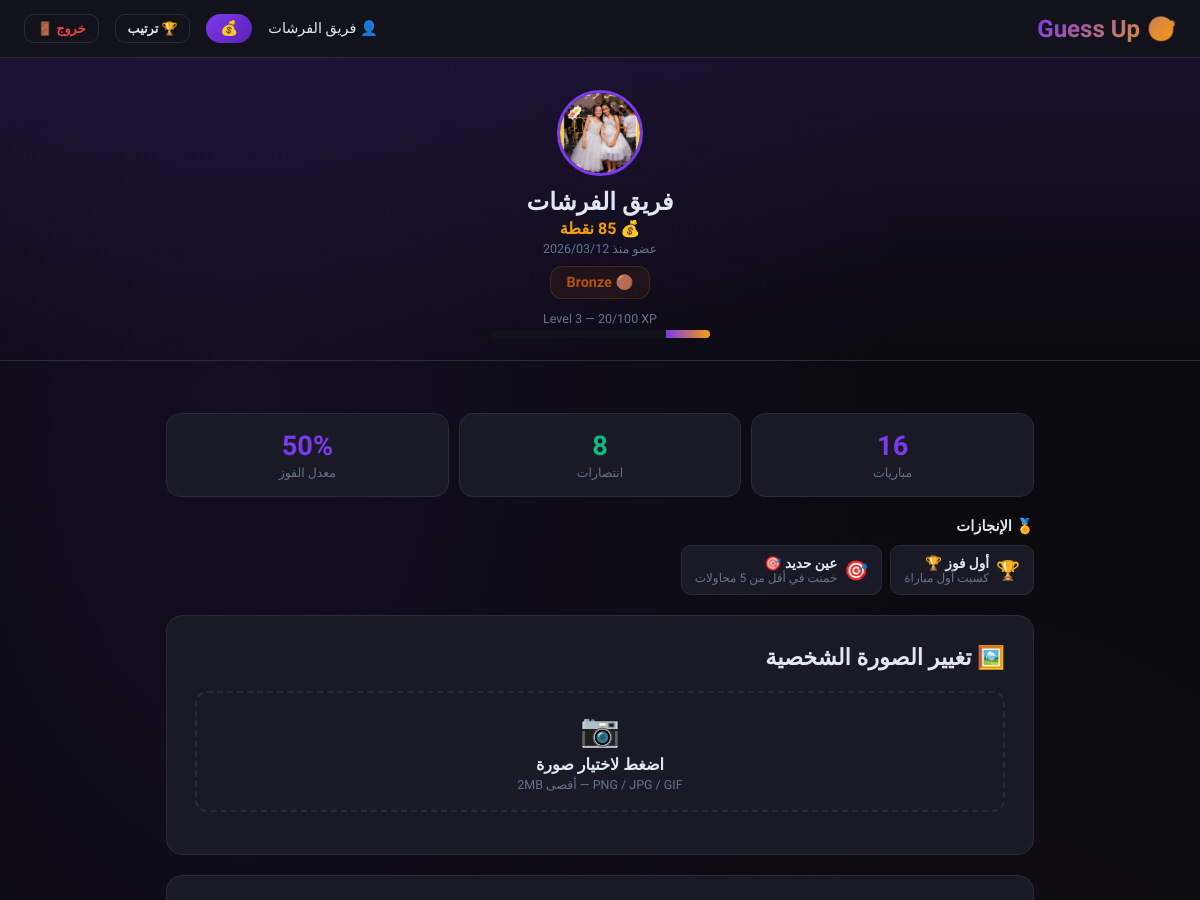
Page /player/8 (signed in, upper part) on the earlier database version.
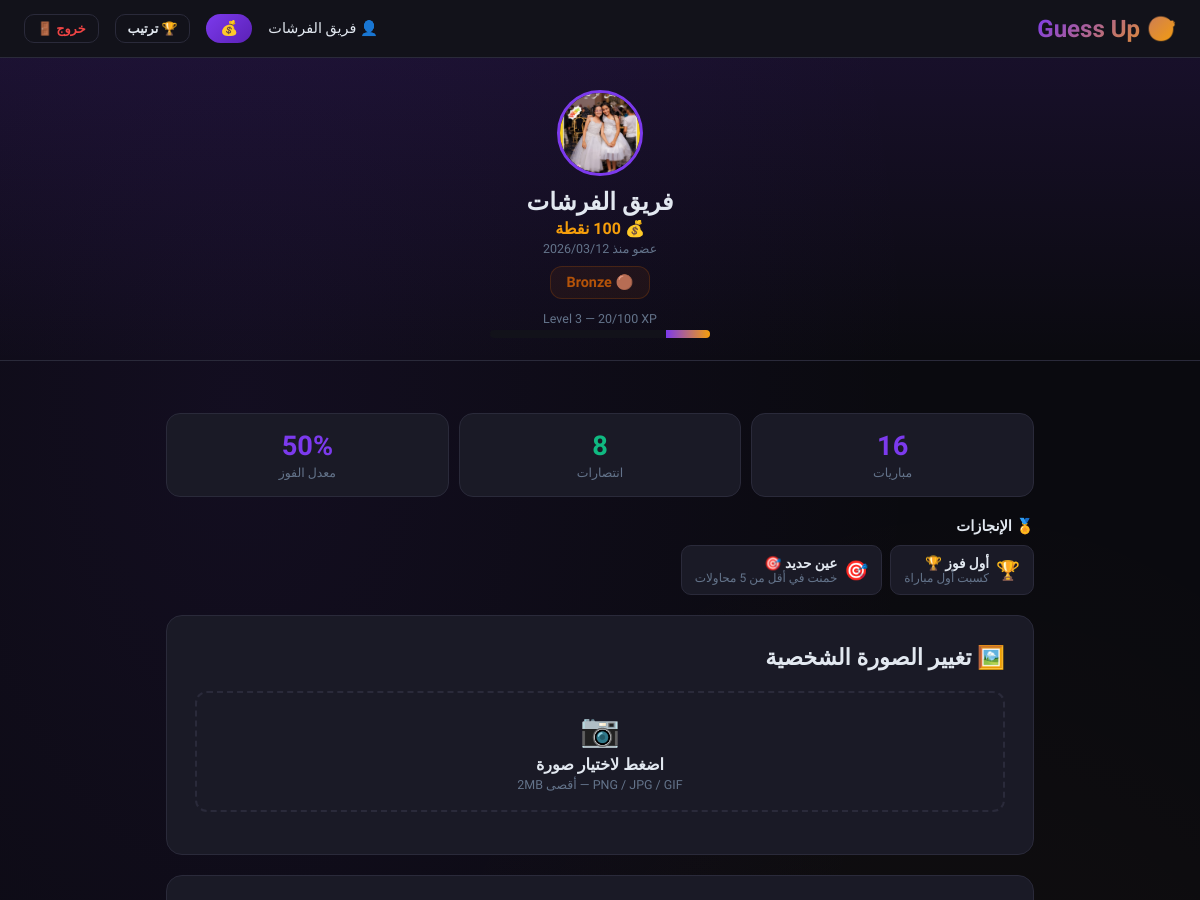
Same page on the later database version.
### models.py (models this page shows, shortened)
class Player(db.Model):
    __tablename__     = 'players'
    id                = db.Column(db.Integer, primary_key=True)
    player_name       = db.Column(db.String(50), unique=True, nullable=False)
    password_hash     = db.Column(db.String(256), nullable=False)
    points            = db.Column(db.Integer, default=100)
    xp                = db.Column(db.Integer, default=0)       # م12: XP
    win_streak        = db.Column(db.Integer, default=0)       # م4: Streak
    best_streak       = db.Column(db.Integer, default=0)       # م4: أحسن streak
    last_daily_reward = db.Column(db.DateTime, nullable=True)  # م2: Daily Reward
    avatar            = db.Column(db.String(200), nullable=True)
    created_at        = db.Column(db.DateTime, default=datetime.utcnow)
    @property
    def rank(self):
        if self.points >= 1000: return {'name': 'Diamond', 'icon': '💎', 'color': '#60a5fa'}
        if self.points >= 500:  return {'name': 'Gold',    'icon': '🥇', 'color': '#fbbf24'}
        if self.points >= 200:  return {'name': 'Silver',  'icon': '⚪', 'color': '#94a3b8'}
        return                         {'name': 'Bronze',  'icon': '🟤', 'color': '#b45309'}
    @property
    def level(self):
        return max(1, self.xp // 100 + 1)
    @property
    def xp_progress(self):
        return self.xp % 100

### app.py (the view)
@app.route('/player/<int:pid>')
def profile(pid):
    if not is_logged_in(session): return redirect(url_for('index'))
    target = get_player_by_id(pid)
    if not target: return redirect(url_for('leaderboard'))
    matches = get_player_matches(pid, 15)
    return render_template('profile.html',
        target       = target,
        matches      = matches,
        stats        = get_player_stats(pid),
        achievements = get_player_achievements(pid),
        title        = get_player_title(target),
        is_me        = (session.get('player_id') == pid))

### achievements.py (called while the page is built)
def get_player_achievements(player_id):
    rows = PlayerAchievement.query.filter_by(player_id=player_id).all()
    return [{'key': r.key, **ACHIEVEMENTS_DEF.get(r.key, {}),
             'earned_at': r.earned_at} for r in rows]

def get_player_title(player):
    if (player.win_streak or 0) >= 5:
        return '🔥 Streak Master'
    wins = Match.query.filter_by(winner_id=player.id).count()
    if wins >= 50: return '🏆 Champion'
    if wins >= 10: return '⚔️ Veteran'
    if player.points >= 1000: return '💎 Diamond Lord'
    if player.points >= 500:  return '🥇 Gold Player'
    return None

### app.py (called while the page is built)
@app.context_processor
def inject_player():
    def get_player():
        pid=session.get('player_id')
        return Player.query.filter_by(id=pid).first() if pid else None
    return dict(get_player=get_player)

### auth.py (called while the page is built)
def get_player_by_id(player_id):
    return Player.query.filter_by(id=player_id).first()

def is_logged_in(session):
    return 'player_id' in session

### templates/profile.html (shortened to what this page needs)
{% extends 'base.html' %}
{% block content %}
{% set r = target.rank %}
<div class="profile-hero">
    {% if target.avatar %}
        <img src="/static/avatars/{{ target.avatar }}" class="avatar-lg" alt="">
    {% else %}
        <div class="avatar-ph">👤</div>
    {% endif %}
    <div class="profile-name">{{ target.player_name }}</div>
    <div class="profile-pts">💰 {{ target.points }} نقطة</div>
    <div class="profile-since">عضو منذ {{ target.created_at.strftime('%Y/%m/%d') }}</div>
    <div>
        <span class="rank-hero" data-rank-color="{{ r.color }}">
            {{ r.icon }} {{ r.name }}
        </span>
    </div>
    <div class="xp-section">
        <div class="xp-label">Level {{ target.level }} — {{ target.xp_progress }}/100 XP</div>
        <div class="xp-bar-wrap">
            <div class="xp-bar-fill" style="width:{{ target.xp_progress }}%"></div>
        </div>
    </div>
</div>
<div class="container">
    <div class="stats-row" style="margin-top:20px">
        <div class="stat-box">
            <div class="num">{{ stats.total }}</div>
            <div class="lbl">مباريات</div>
        </div>
        <div class="stat-box">
            <div class="num" style="color:var(--green)">{{ stats.wins }}</div>
            <div class="lbl">انتصارات</div>
        </div>
        <div class="stat-box">
            <div class="num">{{ stats.win_rate }}%</div>
            <div class="lbl">معدل الفوز</div>
        </div>
    </div>
    {% if achievements %}
    <div style="font-weight:700;font-size:.92rem;margin-bottom:10px">🏅 الإنجازات</div>
    <div class="ach-grid">
        {% for a in achievements %}
        <div class="ach-badge">
            <span class="ach-icon">{{ a.icon or '🏅' }}</span>
            <div>
                <div class="ach-name">{{ a.name }}</div>
                <div class="ach-desc">{{ a.desc }}</div>
            </div>
        </div>
        {% endfor %}
    </div>
    {% endif %}
    {% if is_me %}
    <div class="card">
        <div class="card-title">🖼️ تغيير الصورة الشخصية</div>
        <div class="upload-area" onclick="document.getElementById('avatarFile').click()">
            <div style="font-size:2rem;margin-bottom:6px">📷</div>
            <div style="font-weight:700">اضغط لاختيار صورة</div>
            <div style="color:var(--muted);font-size:.78rem;margin-top:3px">PNG / JPG / GIF — أقصى 2MB</div>
        </div>
    </div>
    {% endif %}
    <div class="card">
    </div>
</div>
{% endblock %}

### templates/base.html (shortened to what this page needs)
<!DOCTYPE html>
<html lang="ar" dir="rtl">
<head>
</head>
<body>
    <nav>
        <a href="/" class="nav-logo">🎯 Guess Up</a>
        <div class="nav-info">
            {% if session.player_name %}
                <span>👤 {{ session.player_name }}</span>
                <span class="points-badge">
                    💰
                </span>
                <a href="/leaderboard" class="btn btn-ghost" style="padding:6px 12px;font-size:0.8rem">🏆 ترتيب</a>
                <a href="/logout" class="btn btn-ghost" style="padding:6px 12px;font-size:0.8rem;color:var(--red)">خروج 🚪</a>
            {% endif %}
        </div>
    </nav>
    {% block content %}{% endblock %}
</body>
</html>

Differences in the rows shown:
changed Player "فريق الفرشات": points "85" → (not shown)
